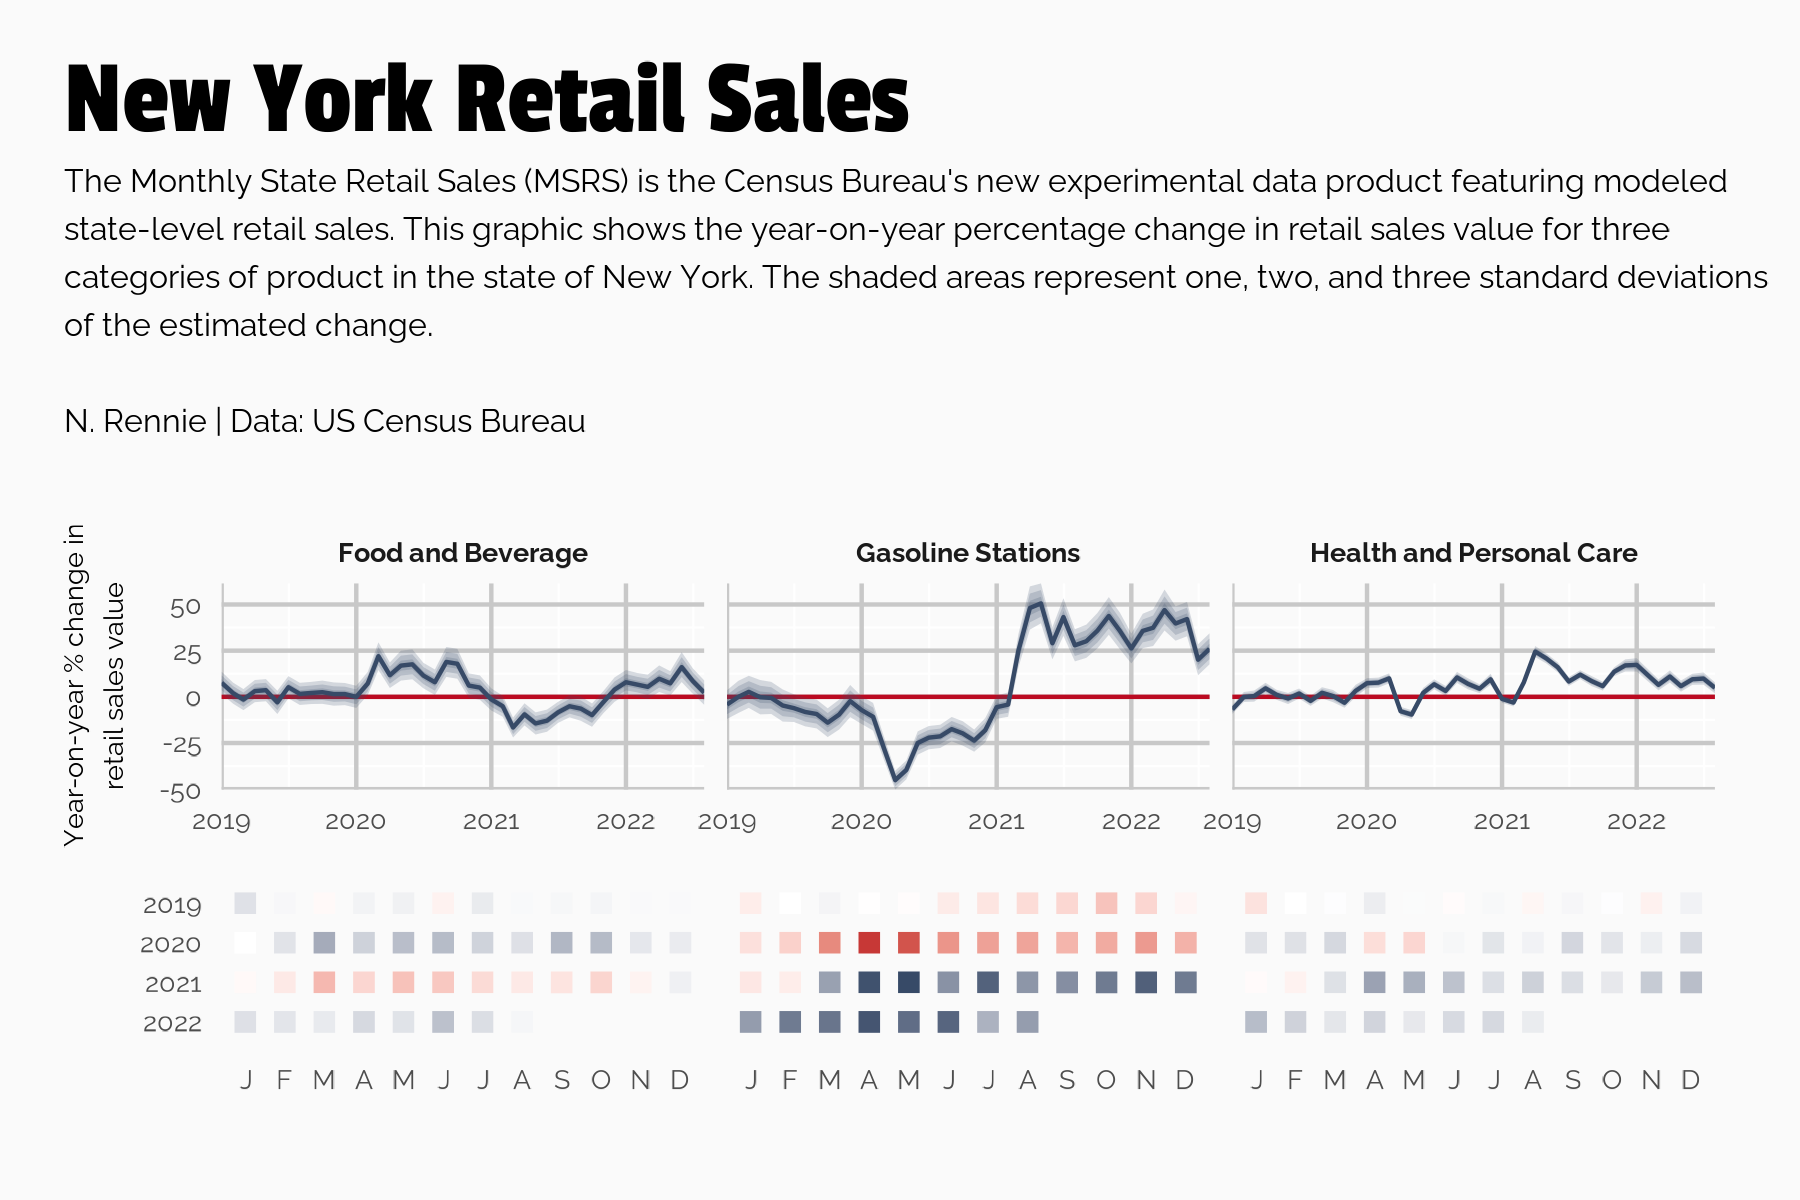

Write the R code that produced this figure.
library(tidyverse)
library(showtext)
library(camcorder)
library(patchwork)
library(lubridate)

# load fonts
font_add_google("Raleway", "raleway")
font_add_google("Passion One", "passion")
showtext_auto()

# load data
state_retail <- readr::read_csv('https://raw.githubusercontent.com/rfordatascience/tidytuesday/master/data/2022/2022-12-13/state_retail.csv',  col_types = "cciciiccc")
coverage_codes <- readr::read_csv('https://raw.githubusercontent.com/rfordatascience/tidytuesday/master/data/2022/2022-12-13/coverage_codes.csv')

# data wrangling
plot_data <- state_retail %>% 
  filter(state_abbr == "NY") %>% 
  filter(subsector %in% c("Food and Beverage", "Gasoline Stations", "Health and Personal Care")) %>% 
  mutate(change_yoy = as.numeric(change_yoy),
         change_yoy_se = as.numeric(change_yoy_se)) %>% 
  mutate(date = paste0("01/", month, "/", year)) %>% 
  mutate(date = dmy(date)) %>% 
  mutate(lower1 = change_yoy - change_yoy_se,
         upper1 = change_yoy + change_yoy_se) %>% 
  mutate(lower2 = change_yoy - 2*change_yoy_se,
         upper2 = change_yoy + 2*change_yoy_se) %>% 
  mutate(lower3 = change_yoy - 3*change_yoy_se,
         upper3 = change_yoy + 3*change_yoy_se) %>% 
  select(c(subsector, date, change_yoy, lower1, upper1, lower2, upper2, lower3, upper3)) %>% 
  drop_na()

# start recording
gg_record(
  dir = file.path("2022", "2022-12-13", "recording"), # where to save the recording
  device = "png", # device to use to save images
  width = 6, # width of saved image
  height = 4, # height of saved image
  units = "in", # units for width and height
  dpi = 300 # dpi to use when saving image
)

# subtitle
st <- usefunc::str_wrap_break("The Monthly State Retail Sales (MSRS) is the Census Bureau's new experimental data product featuring modeled state-level retail sales. This graphic shows the year-on-year percentage change in retail sales value for three categories of product in the state of New York. The shaded areas represent one, two, and three standard deviations of the estimated change.\n\nN. Rennie | Data: US Census Bureau", 115)

# plot
p1 <- ggplot(data = plot_data) +
  geom_hline(yintercept = 0, colour = "#BB0A21") +
  geom_ribbon(mapping = aes(x = date,
                            ymin = lower3,
                            ymax = upper3,
                            fill = subsector),
              fill = "#374A67",
              alpha = 0.2) +
  geom_ribbon(mapping = aes(x = date,
                            ymin = lower2,
                            ymax = upper2),
              fill = "#374A67",
              alpha = 0.2) +
  geom_ribbon(mapping = aes(x = date,
                            ymin = lower1,
                            ymax = upper1),
              fill = "#374A67",
              alpha = 0.2) +
  geom_line(mapping = aes(x = date, 
                          y = change_yoy),
            colour = "#374A67") +
  facet_wrap(~subsector, ncol = 3) +
  labs(x = "",
       y = str_wrap("Year-on-year % change in retail sales value", 27),
       title = "New York Retail Sales",
       subtitle = st) +
  coord_cartesian(expand = FALSE) +
  theme(plot.background = element_rect(fill = "#fafafa", colour = "#fafafa"),
        panel.background = element_rect(fill = "#fafafa", colour = "#fafafa"),
        panel.grid.major = element_line(colour = "#c8c8c8"),
        axis.ticks = element_blank(),
        axis.title.y = element_text(family = "raleway", lineheight = 0.4, size = 20),
        axis.text = element_text(family = "raleway", lineheight = 0.4, size = 20),
        plot.title = element_text(family = "passion", size = 80),
        plot.subtitle = element_text(margin = margin(b = 20), family = "raleway", lineheight = 0.4, size = 24),
        plot.margin = margin(10, 15, 0, 10),
        strip.background = element_blank(),
        strip.text.x = element_text(family = "raleway", lineheight = 0.4, size = 20, face = "bold"),
        plot.title.position = "plot")
p1

p2 <- ggplot(plot_data) +
  geom_tile(mapping = aes(x = month(date, label = TRUE),
                          y = year(date),
                          fill = change_yoy),
            linewidth = 2,
            colour = "#fafafa") +
  facet_wrap(~subsector, ncol = 3) +
  scale_x_discrete(labels = function(x) str_sub(x, 1, 1)) +
  scale_y_reverse() +
  scale_fill_gradient2(low = "#BB0A21", high = "#374A67") +
  labs(x = "", y = "") +
  coord_fixed() +
  theme(plot.background = element_rect(fill = "#fafafa", colour = "#fafafa"),
        panel.background = element_rect(fill = "#fafafa", colour = "#fafafa"),
        legend.background = element_rect(fill = "#fafafa", colour = "#fafafa"),
        panel.grid = element_blank(),
        axis.ticks = element_blank(),
        axis.title.y = element_text(family = "raleway", lineheight = 0.4, size = 24),
        axis.text = element_text(family = "raleway", lineheight = 0.4, size = 20),
        plot.title = element_text(family = "passion", size = 80),
        plot.subtitle = element_text(margin = margin(b = 20), family = "raleway", lineheight = 0.4, size = 24),
        plot.margin = margin(0, 15, 10, 10),
        legend.position = "none",
        strip.background = element_blank(),
        strip.text.x = element_blank(),
        plot.title.position = "plot")
p2

# combine plots
p1 + p2 + plot_layout(nrow = 2) &
  theme(plot.background = element_rect(fill = "#fafafa", colour = "#fafafa"),
        panel.background = element_rect(fill = "#fafafa", colour = "#fafafa"))
fname <- paste0(format(Sys.time(), "%Y_%m_%d_%H_%M_%OS6"), ".png")
ggsave(filename = fname, height = 4, width = 6, unit = "in", dpi = 300)

# save gif
gg_playback(
  name = file.path("2022", "2022-12-13","20221213.gif"),
  first_image_duration = 4,
  last_image_duration = 20,
  frame_duration = .25
)
